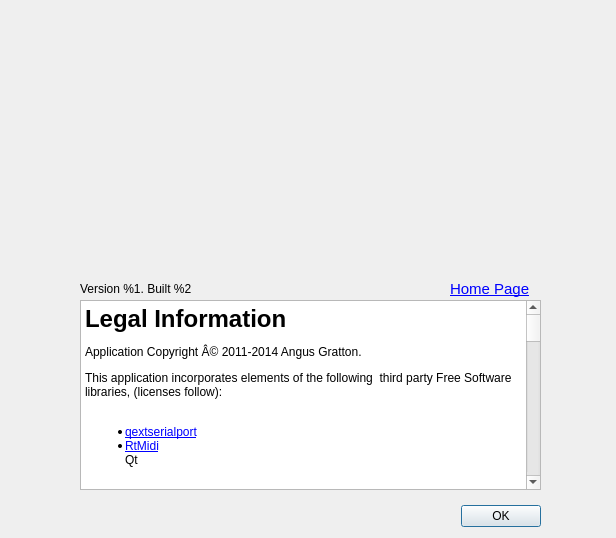
<?xml version="1.0" encoding="UTF-8"?>
<ui version="4.0">
 <class>About</class>
 <widget class="QDialog" name="About">
  <property name="geometry">
   <rect>
    <x>0</x>
    <y>0</y>
    <width>616</width>
    <height>538</height>
   </rect>
  </property>
  <property name="windowTitle">
   <string>About This Thing</string>
  </property>
  <widget class="QDialogButtonBox" name="buttonBox">
   <property name="geometry">
    <rect>
     <x>200</x>
     <y>500</y>
     <width>341</width>
     <height>32</height>
    </rect>
   </property>
   <property name="orientation">
    <enum>Qt::Horizontal</enum>
   </property>
   <property name="standardButtons">
    <set>QDialogButtonBox::Ok</set>
   </property>
  </widget>
  <widget class="QLabel" name="label_logo">
   <property name="geometry">
    <rect>
     <x>40</x>
     <y>30</y>
     <width>501</width>
     <height>221</height>
    </rect>
   </property>
   <property name="text">
    <string/>
   </property>
   <property name="pixmap">
    <pixmap resource="../../resources/resources.qrc">:/images/images/logo.png</pixmap>
   </property>
  </widget>
  <widget class="QLabel" name="label_info">
   <property name="geometry">
    <rect>
     <x>80</x>
     <y>280</y>
     <width>481</width>
     <height>18</height>
    </rect>
   </property>
   <property name="text">
    <string>Version %1. Built %2</string>
   </property>
  </widget>
  <widget class="QTextBrowser" name="textBrowser">
   <property name="geometry">
    <rect>
     <x>80</x>
     <y>300</y>
     <width>461</width>
     <height>190</height>
    </rect>
   </property>
   <property name="html">
    <string>&lt;!DOCTYPE HTML PUBLIC &quot;-//W3C//DTD HTML 4.0//EN&quot; &quot;http://www.w3.org/TR/REC-html40/strict.dtd&quot;&gt;
&lt;html&gt;&lt;head&gt;&lt;meta name=&quot;qrichtext&quot; content=&quot;1&quot; /&gt;&lt;style type=&quot;text/css&quot;&gt;
p, li { white-space: pre-wrap; }
&lt;/style&gt;&lt;/head&gt;&lt;body style=&quot; font-family:'Sans Serif'; font-size:9pt; font-weight:400; font-style:normal;&quot;&gt;
&lt;p style=&quot; margin-top:18px; margin-bottom:12px; margin-left:0px; margin-right:0px; -qt-block-indent:0; text-indent:0px;&quot;&gt;&lt;span style=&quot; font-size:xx-large; font-weight:600;&quot;&gt;Legal Information&lt;/span&gt; &lt;/p&gt;
&lt;p style=&quot; margin-top:12px; margin-bottom:12px; margin-left:0px; margin-right:0px; -qt-block-indent:0; text-indent:0px;&quot;&gt;Application Copyright Â© 2011-2014 Angus Gratton. &lt;/p&gt;
&lt;p style=&quot; margin-top:12px; margin-bottom:0px; margin-left:0px; margin-right:0px; -qt-block-indent:0; text-indent:0px;&quot;&gt;This application incorporates elements of the following  third party Free Software libraries, (licenses follow):&lt;/p&gt;
&lt;p style=&quot;-qt-paragraph-type:empty; margin-top:0px; margin-bottom:12px; margin-left:0px; margin-right:0px; -qt-block-indent:0; text-indent:0px;&quot;&gt;&lt;br /&gt;&lt;/p&gt;
&lt;ul style=&quot;margin-top: 0px; margin-bottom: 0px; margin-left: 0px; margin-right: 0px; -qt-list-indent: 1;&quot;&gt;&lt;li style=&quot; margin-top:12px; margin-bottom:0px; margin-left:0px; margin-right:0px; -qt-block-indent:0; text-indent:0px;&quot;&gt;&lt;a href=&quot;http://code.google.com/p/qextserialport/&quot;&gt;&lt;span style=&quot; text-decoration: underline; color:#0000ff;&quot;&gt;qextserialport&lt;/span&gt;&lt;/a&gt;&lt;/li&gt;
&lt;li style=&quot; margin-top:0px; margin-bottom:0px; margin-left:0px; margin-right:0px; -qt-block-indent:0; text-indent:0px;&quot;&gt;&lt;a href=&quot;https://github.com/thestk/rtmidi&quot;&gt;&lt;span style=&quot; text-decoration: underline; color:#0000ff;&quot;&gt;RtMidi&lt;/span&gt;&lt;/a&gt;&lt;/li&gt;&lt;/ul&gt;
&lt;p style=&quot; margin-top:0px; margin-bottom:0px; margin-left:0px; margin-right:0px; -qt-block-indent:1; text-indent:0px;&quot;&gt;Qt&lt;/p&gt;
&lt;p style=&quot;-qt-paragraph-type:empty; margin-top:0px; margin-bottom:0px; margin-left:0px; margin-right:0px; -qt-block-indent:1; text-indent:0px;&quot;&gt;&lt;br /&gt;&lt;/p&gt;
&lt;p style=&quot;-qt-paragraph-type:empty; margin-top:0px; margin-bottom:0px; margin-left:0px; margin-right:0px; -qt-block-indent:1; text-indent:0px;&quot;&gt;&lt;br /&gt;&lt;/p&gt;
&lt;p style=&quot; margin-top:18px; margin-bottom:0px; margin-left:0px; margin-right:0px; -qt-block-indent:0; text-indent:0px;&quot;&gt;&lt;span style=&quot; font-size:xx-large; font-weight:600;&quot;&gt;License&lt;/span&gt;&lt;/p&gt;
&lt;p style=&quot;-qt-paragraph-type:empty; margin-top:0px; margin-bottom:0px; margin-left:0px; margin-right:0px; -qt-block-indent:0; text-indent:0px; font-size:xx-large; font-weight:600;&quot;&gt;&lt;br /&gt;&lt;/p&gt;
&lt;p style=&quot;-qt-paragraph-type:empty; margin-top:0px; margin-bottom:12px; margin-left:0px; margin-right:0px; -qt-block-indent:0; text-indent:0px; font-size:xx-large; font-weight:600;&quot;&gt;&lt;br /&gt;&lt;/p&gt;
&lt;p style=&quot; margin-top:12px; margin-bottom:0px; margin-left:0px; margin-right:0px; -qt-block-indent:0; text-indent:0px;&quot;&gt;This application is free software; you can redistribute it and/or&lt;/p&gt;
&lt;p style=&quot; margin-top:0px; margin-bottom:0px; margin-left:0px; margin-right:0px; -qt-block-indent:0; text-indent:0px;&quot;&gt;modify it under the terms of the GNU Lesser General Public License as&lt;/p&gt;
&lt;p style=&quot; margin-top:0px; margin-bottom:0px; margin-left:0px; margin-right:0px; -qt-block-indent:0; text-indent:0px;&quot;&gt;published by the Free Software Foundation; either version 2.1 of the&lt;/p&gt;
&lt;p style=&quot; margin-top:0px; margin-bottom:0px; margin-left:0px; margin-right:0px; -qt-block-indent:0; text-indent:0px;&quot;&gt;License, or (at your option) any later version. This application is&lt;/p&gt;
&lt;p style=&quot; margin-top:0px; margin-bottom:0px; margin-left:0px; margin-right:0px; -qt-block-indent:0; text-indent:0px;&quot;&gt;distributed in the hope that it will be useful, but WITHOUT ANY&lt;/p&gt;
&lt;p style=&quot; margin-top:0px; margin-bottom:0px; margin-left:0px; margin-right:0px; -qt-block-indent:0; text-indent:0px;&quot;&gt;WARRANTY; without even the implied warranty of MERCHANTABILITY or&lt;/p&gt;
&lt;p style=&quot; margin-top:0px; margin-bottom:0px; margin-left:0px; margin-right:0px; -qt-block-indent:0; text-indent:0px;&quot;&gt;FITNESS FOR A PARTICULAR PURPOSE.  See the GNU Lesser General Public&lt;/p&gt;
&lt;p style=&quot; margin-top:0px; margin-bottom:12px; margin-left:0px; margin-right:0px; -qt-block-indent:0; text-indent:0px;&quot;&gt;License for more details. &lt;/p&gt;
&lt;p style=&quot; margin-top:18px; margin-bottom:12px; margin-left:0px; margin-right:0px; -qt-block-indent:0; text-indent:0px;&quot;&gt;&lt;span style=&quot; font-size:xx-large; font-weight:600;&quot;&gt;qextserialport Copyright&lt;/span&gt; &lt;/p&gt;
&lt;p style=&quot; margin-top:12px; margin-bottom:0px; margin-left:0px; margin-right:0px; -qt-block-indent:0; text-indent:0px;&quot;&gt;Copyright (c) 2000-2003 Wayne Roth&lt;br /&gt;&lt;/p&gt;
&lt;p style=&quot; margin-top:0px; margin-bottom:0px; margin-left:0px; margin-right:0px; -qt-block-indent:0; text-indent:0px;&quot;&gt;Copyright (c) 2004-2007 Stefan Sander&lt;br /&gt;&lt;/p&gt;
&lt;p style=&quot; margin-top:0px; margin-bottom:0px; margin-left:0px; margin-right:0px; -qt-block-indent:0; text-indent:0px;&quot;&gt;Copyright (c) 2007 Michal Policht&lt;br /&gt;&lt;/p&gt;
&lt;p style=&quot; margin-top:0px; margin-bottom:0px; margin-left:0px; margin-right:0px; -qt-block-indent:0; text-indent:0px;&quot;&gt;Copyright (c) 2008 Brandon Fosdick&lt;br /&gt;&lt;/p&gt;
&lt;p style=&quot; margin-top:0px; margin-bottom:0px; margin-left:0px; margin-right:0px; -qt-block-indent:0; text-indent:0px;&quot;&gt;Copyright (c) 2009-2010 Liam Staskawicz&lt;br /&gt;&lt;/p&gt;
&lt;p style=&quot; margin-top:0px; margin-bottom:12px; margin-left:0px; margin-right:0px; -qt-block-indent:0; text-indent:0px;&quot;&gt;Copyright (c) 2011 Debao Zhang &lt;/p&gt;
&lt;p style=&quot; margin-top:12px; margin-bottom:12px; margin-left:0px; margin-right:0px; -qt-block-indent:0; text-indent:0px;&quot;&gt;Web: http://code.google.com/p/qextserialport/ &lt;/p&gt;
&lt;p style=&quot; margin-top:12px; margin-bottom:0px; margin-left:0px; margin-right:0px; -qt-block-indent:0; text-indent:0px;&quot;&gt;Permission is hereby granted, free of charge, to any person&lt;/p&gt;
&lt;p style=&quot; margin-top:0px; margin-bottom:0px; margin-left:0px; margin-right:0px; -qt-block-indent:0; text-indent:0px;&quot;&gt;obtaining a copy of this software and associated documentation files&lt;/p&gt;
&lt;p style=&quot; margin-top:0px; margin-bottom:0px; margin-left:0px; margin-right:0px; -qt-block-indent:0; text-indent:0px;&quot;&gt;(the &amp;quot;Software&amp;quot;), to deal in the Software without restriction,&lt;/p&gt;
&lt;p style=&quot; margin-top:0px; margin-bottom:0px; margin-left:0px; margin-right:0px; -qt-block-indent:0; text-indent:0px;&quot;&gt;including without limitation the rights to use, copy, modify, merge,&lt;/p&gt;
&lt;p style=&quot; margin-top:0px; margin-bottom:0px; margin-left:0px; margin-right:0px; -qt-block-indent:0; text-indent:0px;&quot;&gt;publish, distribute, sublicense, and/or sell copies of the Software,&lt;/p&gt;
&lt;p style=&quot; margin-top:0px; margin-bottom:0px; margin-left:0px; margin-right:0px; -qt-block-indent:0; text-indent:0px;&quot;&gt;and to permit persons to whom the Software is furnished to do so,&lt;/p&gt;
&lt;p style=&quot; margin-top:0px; margin-bottom:12px; margin-left:0px; margin-right:0px; -qt-block-indent:0; text-indent:0px;&quot;&gt;subject to the following conditions: &lt;/p&gt;
&lt;p style=&quot; margin-top:12px; margin-bottom:0px; margin-left:0px; margin-right:0px; -qt-block-indent:0; text-indent:0px;&quot;&gt;The above copyright notice and this permission notice shall be&lt;/p&gt;
&lt;p style=&quot; margin-top:0px; margin-bottom:12px; margin-left:0px; margin-right:0px; -qt-block-indent:0; text-indent:0px;&quot;&gt;included in all copies or substantial portions of the Software. &lt;/p&gt;
&lt;p style=&quot; margin-top:12px; margin-bottom:0px; margin-left:0px; margin-right:0px; -qt-block-indent:0; text-indent:0px;&quot;&gt;THE SOFTWARE IS PROVIDED &amp;quot;AS IS&amp;quot;, WITHOUT WARRANTY OF ANY KIND,&lt;/p&gt;
&lt;p style=&quot; margin-top:0px; margin-bottom:0px; margin-left:0px; margin-right:0px; -qt-block-indent:0; text-indent:0px;&quot;&gt;EXPRESS OR IMPLIED, INCLUDING BUT NOT LIMITED TO THE WARRANTIES OF&lt;/p&gt;
&lt;p style=&quot; margin-top:0px; margin-bottom:0px; margin-left:0px; margin-right:0px; -qt-block-indent:0; text-indent:0px;&quot;&gt;MERCHANTABILITY, FITNESS FOR A PARTICULAR PURPOSE AND&lt;/p&gt;
&lt;p style=&quot; margin-top:0px; margin-bottom:0px; margin-left:0px; margin-right:0px; -qt-block-indent:0; text-indent:0px;&quot;&gt;NONINFRINGEMENT. IN NO EVENT SHALL THE AUTHORS OR COPYRIGHT HOLDERS BE&lt;/p&gt;
&lt;p style=&quot; margin-top:0px; margin-bottom:0px; margin-left:0px; margin-right:0px; -qt-block-indent:0; text-indent:0px;&quot;&gt;LIABLE FOR ANY CLAIM, DAMAGES OR OTHER LIABILITY, WHETHER IN AN ACTION&lt;/p&gt;
&lt;p style=&quot; margin-top:0px; margin-bottom:0px; margin-left:0px; margin-right:0px; -qt-block-indent:0; text-indent:0px;&quot;&gt;OF CONTRACT, TORT OR OTHERWISE, ARISING FROM, OUT OF OR IN CONNECTION&lt;/p&gt;
&lt;p style=&quot; margin-top:0px; margin-bottom:12px; margin-left:0px; margin-right:0px; -qt-block-indent:0; text-indent:0px;&quot;&gt;WITH THE SOFTWARE OR THE USE OR OTHER DEALINGS IN THE SOFTWARE. &lt;/p&gt;
&lt;p style=&quot; margin-top:18px; margin-bottom:12px; margin-left:0px; margin-right:0px; -qt-block-indent:0; text-indent:0px;&quot;&gt;&lt;span style=&quot; font-size:xx-large; font-weight:600;&quot;&gt;RtMidi Copyright&lt;/span&gt; &lt;/p&gt;
&lt;p style=&quot; margin-top:12px; margin-bottom:0px; margin-left:0px; margin-right:0px; -qt-block-indent:0; text-indent:0px;&quot;&gt;RtMidi: realtime MIDI i/o C++ classes&lt;br /&gt;&lt;/p&gt;
&lt;p style=&quot; margin-top:0px; margin-bottom:12px; margin-left:0px; margin-right:0px; -qt-block-indent:0; text-indent:0px;&quot;&gt;Copyright (c) 2003-2014 Gary P. Scavone&lt;br /&gt;&lt;/p&gt;
&lt;p style=&quot; margin-top:12px; margin-bottom:0px; margin-left:0px; margin-right:0px; -qt-block-indent:0; text-indent:0px;&quot;&gt;Permission is hereby granted, free of charge, to any person&lt;/p&gt;
&lt;p style=&quot; margin-top:0px; margin-bottom:0px; margin-left:0px; margin-right:0px; -qt-block-indent:0; text-indent:0px;&quot;&gt;obtaining a copy of this software and associated documentation files&lt;/p&gt;
&lt;p style=&quot; margin-top:0px; margin-bottom:0px; margin-left:0px; margin-right:0px; -qt-block-indent:0; text-indent:0px;&quot;&gt;the &amp;quot;Software&amp;quot;), to deal in the Software without restriction,&lt;/p&gt;
&lt;p style=&quot; margin-top:0px; margin-bottom:0px; margin-left:0px; margin-right:0px; -qt-block-indent:0; text-indent:0px;&quot;&gt;including without limitation the rights to use, copy, modify, merge,&lt;/p&gt;
&lt;p style=&quot; margin-top:0px; margin-bottom:0px; margin-left:0px; margin-right:0px; -qt-block-indent:0; text-indent:0px;&quot;&gt;publish, distribute, sublicense, and/or sell copies of the Software,&lt;/p&gt;
&lt;p style=&quot; margin-top:0px; margin-bottom:0px; margin-left:0px; margin-right:0px; -qt-block-indent:0; text-indent:0px;&quot;&gt;and to permit persons to whom the Software is furnished to do so,&lt;/p&gt;
&lt;p style=&quot; margin-top:0px; margin-bottom:12px; margin-left:0px; margin-right:0px; -qt-block-indent:0; text-indent:0px;&quot;&gt;subject to the following conditions: &lt;/p&gt;
&lt;p style=&quot; margin-top:12px; margin-bottom:0px; margin-left:0px; margin-right:0px; -qt-block-indent:0; text-indent:0px;&quot;&gt;The above copyright notice and this permission notice shall be&lt;/p&gt;
&lt;p style=&quot; margin-top:0px; margin-bottom:12px; margin-left:0px; margin-right:0px; -qt-block-indent:0; text-indent:0px;&quot;&gt;included in all copies or substantial portions of the Software. &lt;/p&gt;
&lt;p style=&quot; margin-top:12px; margin-bottom:0px; margin-left:0px; margin-right:0px; -qt-block-indent:0; text-indent:0px;&quot;&gt;Any person wishing to distribute modifications to the Software is&lt;/p&gt;
&lt;p style=&quot; margin-top:0px; margin-bottom:0px; margin-left:0px; margin-right:0px; -qt-block-indent:0; text-indent:0px;&quot;&gt;asked to send the modifications to the original developer so that&lt;/p&gt;
&lt;p style=&quot; margin-top:0px; margin-bottom:0px; margin-left:0px; margin-right:0px; -qt-block-indent:0; text-indent:0px;&quot;&gt;they can be incorporated into the canonical version.  This is,&lt;/p&gt;
&lt;p style=&quot; margin-top:0px; margin-bottom:12px; margin-left:0px; margin-right:0px; -qt-block-indent:0; text-indent:0px;&quot;&gt;however, not a binding provision of this license. &lt;/p&gt;
&lt;p style=&quot; margin-top:12px; margin-bottom:0px; margin-left:0px; margin-right:0px; -qt-block-indent:0; text-indent:0px;&quot;&gt;THE SOFTWARE IS PROVIDED &amp;quot;AS IS&amp;quot;, WITHOUT WARRANTY OF ANY KIND,&lt;/p&gt;
&lt;p style=&quot; margin-top:0px; margin-bottom:0px; margin-left:0px; margin-right:0px; -qt-block-indent:0; text-indent:0px;&quot;&gt;EXPRESS OR IMPLIED, INCLUDING BUT NOT LIMITED TO THE WARRANTIES OF&lt;/p&gt;
&lt;p style=&quot; margin-top:0px; margin-bottom:0px; margin-left:0px; margin-right:0px; -qt-block-indent:0; text-indent:0px;&quot;&gt;MERCHANTABILITY, FITNESS FOR A PARTICULAR PURPOSE AND NONINFRINGEMENT.&lt;/p&gt;
&lt;p style=&quot; margin-top:0px; margin-bottom:0px; margin-left:0px; margin-right:0px; -qt-block-indent:0; text-indent:0px;&quot;&gt;IN NO EVENT SHALL THE AUTHORS OR COPYRIGHT HOLDERS BE LIABLE FOR&lt;/p&gt;
&lt;p style=&quot; margin-top:0px; margin-bottom:0px; margin-left:0px; margin-right:0px; -qt-block-indent:0; text-indent:0px;&quot;&gt;ANY CLAIM, DAMAGES OR OTHER LIABILITY, WHETHER IN AN ACTION OF&lt;/p&gt;
&lt;p style=&quot; margin-top:0px; margin-bottom:0px; margin-left:0px; margin-right:0px; -qt-block-indent:0; text-indent:0px;&quot;&gt;CONTRACT, TORT OR OTHERWISE, ARISING FROM, OUT OF OR IN CONNECTION&lt;/p&gt;
&lt;p style=&quot; margin-top:0px; margin-bottom:12px; margin-left:0px; margin-right:0px; -qt-block-indent:0; text-indent:0px;&quot;&gt;WITH THE SOFTWARE OR THE USE OR OTHER DEALINGS IN THE SOFTWARE. &lt;/p&gt;
&lt;p style=&quot; margin-top:18px; margin-bottom:12px; margin-left:0px; margin-right:0px; -qt-block-indent:0; text-indent:0px;&quot;&gt;&lt;span style=&quot; font-size:xx-large; font-weight:600;&quot;&gt;Qt Copyright&lt;/span&gt; &lt;/p&gt;
&lt;p style=&quot; margin-top:12px; margin-bottom:12px; margin-left:0px; margin-right:0px; -qt-block-indent:0; text-indent:0px;&quot;&gt;The Qt GUI Toolkit is Copyright (C) 2014 Digia Plc and/or its subsidiary(-ies). &lt;/p&gt;
&lt;p style=&quot; margin-top:12px; margin-bottom:0px; margin-left:0px; margin-right:0px; -qt-block-indent:0; text-indent:0px;&quot;&gt;Qt is licensed under the terms of the GNU Lesser General Public&lt;/p&gt;
&lt;p style=&quot; margin-top:0px; margin-bottom:12px; margin-left:0px; margin-right:0px; -qt-block-indent:0; text-indent:0px;&quot;&gt;License version 2.1. &lt;/p&gt;&lt;/body&gt;&lt;/html&gt;</string>
   </property>
   <property name="source">
    <url>
     <string>qrc:/about_legal.html</string>
    </url>
   </property>
   <property name="openExternalLinks">
    <bool>true</bool>
   </property>
  </widget>
  <widget class="QLabel" name="HomePageButton">
   <property name="geometry">
    <rect>
     <x>450</x>
     <y>280</y>
     <width>100</width>
     <height>18</height>
    </rect>
   </property>
   <property name="text">
    <string>&lt;!DOCTYPE HTML PUBLIC &quot;-//W3C//DTD HTML 4.0//EN&quot; &quot;http://www.w3.org/TR/REC-html40/strict.dtd&quot;&gt;
&lt;html&gt;&lt;head&gt;&lt;meta name=&quot;qrichtext&quot; content=&quot;1&quot; /&gt;&lt;style type=&quot;text/css&quot;&gt;
p, li { white-space: pre-wrap; }
&lt;/style&gt;&lt;/head&gt;&lt;body style=&quot; font-family:'Ubuntu'; font-size:11pt; font-weight:400; font-style:normal;&quot;&gt;
&lt;p style=&quot; margin-top:0px; margin-bottom:0px; margin-left:0px; margin-right:0px; -qt-block-indent:0; text-indent:0px;&quot;&gt;&lt;a href=&quot;http://projectgus.github.com/hairless-midiserial&quot;&gt;&lt;span style=&quot; text-decoration: underline; color:#0000ff;&quot;&gt;Home Page&lt;/span&gt;&lt;/a&gt;&lt;/p&gt;&lt;/body&gt;&lt;/html&gt;</string>
   </property>
   <property name="openExternalLinks">
    <bool>true</bool>
   </property>
  </widget>
 </widget>
 <resources>
  <include location="../../resources/resources.qrc"/>
 </resources>
 <connections>
  <connection>
   <sender>buttonBox</sender>
   <signal>accepted()</signal>
   <receiver>About</receiver>
   <slot>accept()</slot>
   <hints>
    <hint type="sourcelabel">
     <x>248</x>
     <y>254</y>
    </hint>
    <hint type="destinationlabel">
     <x>157</x>
     <y>274</y>
    </hint>
   </hints>
  </connection>
  <connection>
   <sender>buttonBox</sender>
   <signal>rejected()</signal>
   <receiver>About</receiver>
   <slot>reject()</slot>
   <hints>
    <hint type="sourcelabel">
     <x>316</x>
     <y>260</y>
    </hint>
    <hint type="destinationlabel">
     <x>286</x>
     <y>274</y>
    </hint>
   </hints>
  </connection>
 </connections>
</ui>
